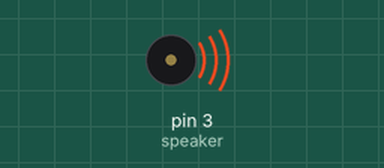
This sketch was run on a simulated Arduino Uno, built with avr-gcc and run on an emulated ATmega328P. Parts: buzzer (waves = sounding). What the sketch prints to the serial monitor is not drawn. At 0.0 s the program stops and its outputs stay as they are.

Above: at 0.1 s.
Timing chart, 0 to 1.5 s (numbered marks = the images above):
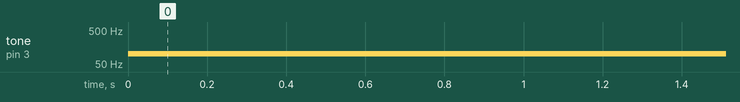

The sketch:

Song.ino
```cpp
int input = 0;
int speaker = 3;
int inputRead = 0;
boolean playing = false;
void setup() {
  // put your setup code here, to run once:
pinMode(input,INPUT);
Serial.begin(9600);
}

void loop() {
  // put your main code here, to run repeatedly:
inputRead = digitalRead(input);
Serial.print("Button =");
Serial.println(inputRead);
if(inputRead = HIGH) {
  boolean playing = true;
}
while(playing = true) {
  tone(speaker,100);
}
}
```

Measured:
- by itself, tone on pin 3 (speaker): silent → 100 Hz at 0.00 s
